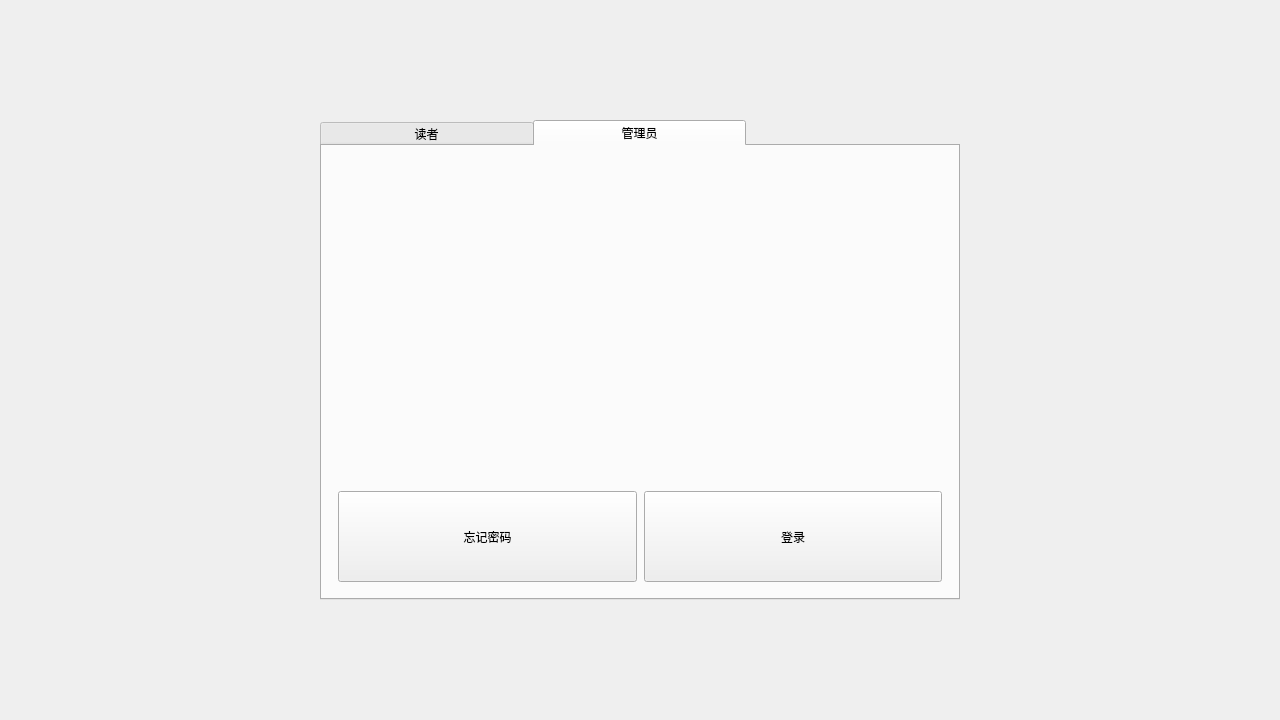
<?xml version="1.0" encoding="UTF-8"?>
<ui version="4.0">
 <class>Login</class>
 <widget class="QMainWindow" name="Login">
  <property name="geometry">
   <rect>
    <x>0</x>
    <y>0</y>
    <width>1280</width>
    <height>720</height>
   </rect>
  </property>
  <property name="windowTitle">
   <string>MainWindow</string>
  </property>
  <property name="styleSheet">
   <string notr="true">QMainWindow#Login{background-image: url(:/bg/p1)};
</string>
  </property>
  <widget class="QWidget" name="centralwidget">
   <property name="styleSheet">
    <string notr="true">font: 75 12pt &quot;微软雅黑&quot;;</string>
   </property>
   <layout class="QGridLayout" name="gridLayout">
    <item row="0" column="0">
     <widget class="QTabWidget" name="tabWidget">
      <property name="sizePolicy">
       <sizepolicy hsizetype="Expanding" vsizetype="Expanding">
        <horstretch>0</horstretch>
        <verstretch>0</verstretch>
       </sizepolicy>
      </property>
      <property name="maximumSize">
       <size>
        <width>640</width>
        <height>480</height>
       </size>
      </property>
      <property name="styleSheet">
       <string notr="true">QTabBar::tab{width:213px}</string>
      </property>
      <property name="tabShape">
       <enum>QTabWidget::Rounded</enum>
      </property>
      <property name="currentIndex">
       <number>1</number>
      </property>
      <property name="elideMode">
       <enum>Qt::ElideNone</enum>
      </property>
      <property name="usesScrollButtons">
       <bool>true</bool>
      </property>
      <property name="documentMode">
       <bool>false</bool>
      </property>
      <property name="tabsClosable">
       <bool>false</bool>
      </property>
      <property name="movable">
       <bool>false</bool>
      </property>
      <property name="tabBarAutoHide">
       <bool>false</bool>
      </property>
      <widget class="QWidget" name="readerTab">
       <property name="sizePolicy">
        <sizepolicy hsizetype="Preferred" vsizetype="Preferred">
         <horstretch>0</horstretch>
         <verstretch>0</verstretch>
        </sizepolicy>
       </property>
       <attribute name="title">
        <string>读者</string>
       </attribute>
       <layout class="QGridLayout" name="gridLayout_2">
        <item row="0" column="0">
         <layout class="QVBoxLayout" name="verticalLayout" stretch="3,3,2">
          <property name="spacing">
           <number>7</number>
          </property>
          <item>
           <widget class="LabeledEdit" name="usernanmeInput" native="true">
            <property name="sizePolicy">
             <sizepolicy hsizetype="Preferred" vsizetype="Preferred">
              <horstretch>5</horstretch>
              <verstretch>1</verstretch>
             </sizepolicy>
            </property>
            <property name="toolTip">
             <string>用户名</string>
            </property>
            <property name="toolTipDuration">
             <number>1000</number>
            </property>
            <property name="statusTip">
             <string>请输入用户名</string>
            </property>
            <property name="whatsThis">
             <string>不要使用非法字符</string>
            </property>
            <property name="accessibleName">
             <string>1234565</string>
            </property>
            <property name="accessibleDescription">
             <string>6546543513</string>
            </property>
           </widget>
          </item>
          <item>
           <widget class="LabeledEdit" name="passInput" native="true">
            <property name="sizePolicy">
             <sizepolicy hsizetype="Preferred" vsizetype="Preferred">
              <horstretch>5</horstretch>
              <verstretch>1</verstretch>
             </sizepolicy>
            </property>
           </widget>
          </item>
          <item>
           <layout class="QHBoxLayout" name="horizontalLayout">
            <property name="spacing">
             <number>7</number>
            </property>
            <property name="leftMargin">
             <number>7</number>
            </property>
            <property name="topMargin">
             <number>7</number>
            </property>
            <property name="rightMargin">
             <number>7</number>
            </property>
            <property name="bottomMargin">
             <number>7</number>
            </property>
            <item>
             <widget class="InteractiveButtonBase" name="readerRegister">
              <property name="sizePolicy">
               <sizepolicy hsizetype="Preferred" vsizetype="Preferred">
                <horstretch>2</horstretch>
                <verstretch>1</verstretch>
               </sizepolicy>
              </property>
              <property name="statusTip">
               <string>1234</string>
              </property>
              <property name="text">
               <string>注册</string>
              </property>
             </widget>
            </item>
            <item>
             <widget class="InteractiveButtonBase" name="readerForgotPass">
              <property name="sizePolicy">
               <sizepolicy hsizetype="Preferred" vsizetype="Preferred">
                <horstretch>2</horstretch>
                <verstretch>1</verstretch>
               </sizepolicy>
              </property>
              <property name="statusTip">
               <string>1234</string>
              </property>
              <property name="text">
               <string>忘记密码</string>
              </property>
             </widget>
            </item>
            <item>
             <widget class="InteractiveButtonBase" name="readerLogin">
              <property name="sizePolicy">
               <sizepolicy hsizetype="Preferred" vsizetype="Preferred">
                <horstretch>2</horstretch>
                <verstretch>1</verstretch>
               </sizepolicy>
              </property>
              <property name="statusTip">
               <string>1234</string>
              </property>
              <property name="text">
               <string>登录</string>
              </property>
             </widget>
            </item>
           </layout>
          </item>
         </layout>
        </item>
       </layout>
      </widget>
      <widget class="QWidget" name="adminTab">
       <property name="sizePolicy">
        <sizepolicy hsizetype="Preferred" vsizetype="Preferred">
         <horstretch>0</horstretch>
         <verstretch>0</verstretch>
        </sizepolicy>
       </property>
       <attribute name="title">
        <string>管理员</string>
       </attribute>
       <layout class="QGridLayout" name="gridLayout_3">
        <item row="0" column="0">
         <layout class="QVBoxLayout" name="verticalLayout_2" stretch="3,3,2">
          <item>
           <widget class="LabeledEdit" name="usernanmeInput_2" native="true">
            <property name="minimumSize">
             <size>
              <width>250</width>
              <height>50</height>
             </size>
            </property>
            <property name="toolTip">
             <string>用户名</string>
            </property>
            <property name="toolTipDuration">
             <number>1000</number>
            </property>
            <property name="statusTip">
             <string>请输入用户名</string>
            </property>
            <property name="whatsThis">
             <string>不要使用非法字符</string>
            </property>
            <property name="accessibleName">
             <string>1234565</string>
            </property>
            <property name="accessibleDescription">
             <string>6546543513</string>
            </property>
           </widget>
          </item>
          <item>
           <widget class="LabeledEdit" name="passInput_2" native="true">
            <property name="sizePolicy">
             <sizepolicy hsizetype="Preferred" vsizetype="Minimum">
              <horstretch>0</horstretch>
              <verstretch>0</verstretch>
             </sizepolicy>
            </property>
            <property name="minimumSize">
             <size>
              <width>250</width>
              <height>50</height>
             </size>
            </property>
           </widget>
          </item>
          <item>
           <layout class="QHBoxLayout" name="horizontalLayout_2">
            <property name="spacing">
             <number>7</number>
            </property>
            <property name="leftMargin">
             <number>7</number>
            </property>
            <property name="topMargin">
             <number>7</number>
            </property>
            <property name="rightMargin">
             <number>7</number>
            </property>
            <property name="bottomMargin">
             <number>7</number>
            </property>
            <item>
             <widget class="InteractiveButtonBase" name="adminForgotPass">
              <property name="sizePolicy">
               <sizepolicy hsizetype="Minimum" vsizetype="Minimum">
                <horstretch>0</horstretch>
                <verstretch>0</verstretch>
               </sizepolicy>
              </property>
              <property name="minimumSize">
               <size>
                <width>120</width>
                <height>60</height>
               </size>
              </property>
              <property name="statusTip">
               <string>1234</string>
              </property>
              <property name="text">
               <string>忘记密码</string>
              </property>
             </widget>
            </item>
            <item>
             <widget class="InteractiveButtonBase" name="adminLogin">
              <property name="sizePolicy">
               <sizepolicy hsizetype="Minimum" vsizetype="Minimum">
                <horstretch>0</horstretch>
                <verstretch>0</verstretch>
               </sizepolicy>
              </property>
              <property name="minimumSize">
               <size>
                <width>120</width>
                <height>60</height>
               </size>
              </property>
              <property name="statusTip">
               <string>1234</string>
              </property>
              <property name="text">
               <string>登录</string>
              </property>
             </widget>
            </item>
           </layout>
          </item>
         </layout>
        </item>
       </layout>
      </widget>
     </widget>
    </item>
   </layout>
  </widget>
 </widget>
 <customwidgets>
  <customwidget>
   <class>InteractiveButtonBase</class>
   <extends>QPushButton</extends>
   <header location="global">interactive_buttons/interactivebuttonbase.h</header>
  </customwidget>
  <customwidget>
   <class>LabeledEdit</class>
   <extends>QWidget</extends>
   <header location="global">labeled_edit/labelededit.h</header>
   <container>1</container>
  </customwidget>
 </customwidgets>
 <tabstops>
  <tabstop>tabWidget</tabstop>
  <tabstop>readerLogin</tabstop>
  <tabstop>readerForgotPass</tabstop>
  <tabstop>readerRegister</tabstop>
  <tabstop>adminLogin</tabstop>
  <tabstop>adminForgotPass</tabstop>
 </tabstops>
 <resources/>
 <connections/>
</ui>
